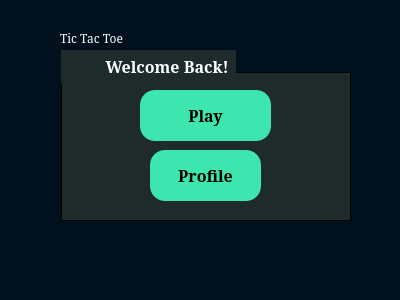
<?xml version="1.0" encoding="UTF-8"?>
<ui version="4.0">
 <class>Profile</class>
 <widget class="QDialog" name="Profile">
  <property name="geometry">
   <rect>
    <x>0</x>
    <y>0</y>
    <width>400</width>
    <height>300</height>
   </rect>
  </property>
  <property name="windowTitle">
   <string>Dialog</string>
  </property>
  <property name="styleSheet">
   <string notr="true">QWidget
{
	background-color: #00111d;
	color: #000000;
	border-color: #000000;

}</string>
  </property>
  <widget class="QGroupBox" name="groupBox">
   <property name="geometry">
    <rect>
     <x>60</x>
     <y>50</y>
     <width>291</width>
     <height>171</height>
    </rect>
   </property>
   <property name="font">
    <font>
     <family>SimSun</family>
     <pointsize>12</pointsize>
     <bold>true</bold>
    </font>
   </property>
   <property name="styleSheet">
    <string notr="true">QGroupBox 
{
	background-color: #1f2b2b;
    border: 1px inset #000;
    margin-top: 22px;
	margin-left: 1px;

}


QGroupBox::title  
{
    background-color: #1f2b2b;
    color: #ffffff;
    subcontrol-origin: margin;
    subcontrol-position: top left;
	margin-left: 1px;
    padding: 5px;

}


QGroupBox::title::disabled
{
	background-color: #404040;
	color: #656565;

}</string>
   </property>
   <property name="title">
    <string>         Welcome Back!</string>
   </property>
   <widget class="QPushButton" name="start">
    <property name="geometry">
     <rect>
      <x>80</x>
      <y>40</y>
      <width>131</width>
      <height>51</height>
     </rect>
    </property>
    <property name="font">
     <font>
      <family>SimSun</family>
      <pointsize>12</pointsize>
      <bold>true</bold>
     </font>
    </property>
    <property name="styleSheet">
     <string notr="true">QPushButton
{
	background-color: #3de6af;
	color: #000000;
	border-style: solid;
	border-radius:15px;
	border-color: #000000;
	font-weight : bold;
	padding: 13px;

}


QPushButton::hover
{
	background-color: #3dffaf;
	color: #000000;
	border-style: solid;
	border-color: #000000;
	font-weight : bold;
	padding: 13px;

}


QPushButton::pressed
{
	background-color: #3dc8af;
	color: #000000;
	border-style: solid;
	border-color: #000000;
	font-weight : bold;
	padding: 13px;

}</string>
    </property>
    <property name="text">
     <string>Play</string>
    </property>
   </widget>
   <widget class="QPushButton" name="profile">
    <property name="geometry">
     <rect>
      <x>90</x>
      <y>100</y>
      <width>111</width>
      <height>51</height>
     </rect>
    </property>
    <property name="font">
     <font>
      <family>SimSun</family>
      <pointsize>12</pointsize>
      <bold>true</bold>
     </font>
    </property>
    <property name="styleSheet">
     <string notr="true">QPushButton
{
	background-color: #3de6af;
	color: #000000;
	border-style: solid;
	border-radius:15px;
	border-color: #000000;
	font-weight : bold;
	padding: 13px;

}


QPushButton::hover
{
	background-color: #3dffaf;
	color: #000000;
	border-style: solid;
	border-color: #000000;
	font-weight : bold;
	padding: 13px;

}


QPushButton::pressed
{
	background-color: #3dc8af;
	color: #000000;
	border-style: solid;
	border-color: #000000;
	font-weight : bold;
	padding: 13px;

}</string>
    </property>
    <property name="text">
     <string>Profile</string>
    </property>
   </widget>
  </widget>
  <widget class="QLabel" name="label">
   <property name="geometry">
    <rect>
     <x>60</x>
     <y>30</y>
     <width>81</width>
     <height>16</height>
    </rect>
   </property>
   <property name="font">
    <font>
     <family>SimSun</family>
    </font>
   </property>
   <property name="styleSheet">
    <string notr="true">QLabel
{
	background-color: transparent;
	color: #ffffff;

}


QLabel::disabled
{
	background-color: transparent;
	color: #656565;

}</string>
   </property>
   <property name="text">
    <string>Tic Tac Toe</string>
   </property>
  </widget>
 </widget>
 <resources/>
 <connections/>
</ui>
